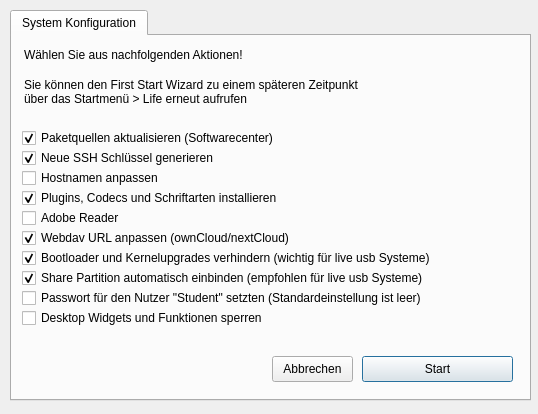
<?xml version="1.0" encoding="UTF-8"?>
<ui version="4.0">
 <author>Xapient</author>
 <class>Dialog</class>
 <widget class="QDialog" name="Dialog">
  <property name="geometry">
   <rect>
    <x>0</x>
    <y>0</y>
    <width>538</width>
    <height>414</height>
   </rect>
  </property>
  <property name="sizePolicy">
   <sizepolicy hsizetype="Preferred" vsizetype="Preferred">
    <horstretch>0</horstretch>
    <verstretch>0</verstretch>
   </sizepolicy>
  </property>
  <property name="windowTitle">
   <string>First Start Wizard</string>
  </property>
  <property name="autoFillBackground">
   <bool>false</bool>
  </property>
  <property name="sizeGripEnabled">
   <bool>false</bool>
  </property>
  <property name="modal">
   <bool>false</bool>
  </property>
  <widget class="QTabWidget" name="tabWidget">
   <property name="geometry">
    <rect>
     <x>10</x>
     <y>10</y>
     <width>521</width>
     <height>391</height>
    </rect>
   </property>
   <property name="font">
    <font>
     <family>Ubuntu</family>
     <weight>50</weight>
     <bold>false</bold>
    </font>
   </property>
   <property name="toolTipDuration">
    <number>-1</number>
   </property>
   <property name="whatsThis">
    <string/>
   </property>
   <property name="accessibleName">
    <string/>
   </property>
   <property name="tabShape">
    <enum>QTabWidget::Rounded</enum>
   </property>
   <property name="currentIndex">
    <number>0</number>
   </property>
   <widget class="QWidget" name="tab">
    <attribute name="title">
     <string>System Konfiguration</string>
    </attribute>
    <widget class="QLabel" name="infolabel">
     <property name="geometry">
      <rect>
       <x>0</x>
       <y>0</y>
       <width>431</width>
       <height>31</height>
      </rect>
     </property>
     <property name="font">
      <font>
       <weight>50</weight>
       <bold>false</bold>
      </font>
     </property>
     <property name="text">
      <string>&lt;html&gt;&lt;head/&gt;&lt;body&gt;&lt;p&gt;Wählen Sie aus nachfolgenden Aktionen!&lt;/p&gt;&lt;/body&gt;&lt;/html&gt;</string>
     </property>
     <property name="alignment">
      <set>Qt::AlignLeading|Qt::AlignLeft|Qt::AlignTop</set>
     </property>
     <property name="wordWrap">
      <bool>true</bool>
     </property>
     <property name="indent">
      <number>12</number>
     </property>
    </widget>
    <widget class="QPushButton" name="start">
     <property name="geometry">
      <rect>
       <x>350</x>
       <y>320</y>
       <width>151</width>
       <height>26</height>
      </rect>
     </property>
     <property name="text">
      <string>Start</string>
     </property>
    </widget>
    <widget class="QCheckBox" name="sources">
     <property name="geometry">
      <rect>
       <x>10</x>
       <y>90</y>
       <width>301</width>
       <height>24</height>
      </rect>
     </property>
     <property name="toolTip">
      <string>Damit der Paketmanager (Appstore/Softwarecenter) funktionieren kann &lt;br&gt;müssen die Softwarelisten verfügbar sein.</string>
     </property>
     <property name="text">
      <string>Paketquellen aktualisieren (Softwarecenter)</string>
     </property>
     <property name="checked">
      <bool>true</bool>
     </property>
    </widget>
    <widget class="QPushButton" name="exit">
     <property name="geometry">
      <rect>
       <x>260</x>
       <y>320</y>
       <width>81</width>
       <height>26</height>
      </rect>
     </property>
     <property name="text">
      <string>Abbrechen</string>
     </property>
    </widget>
    <widget class="QLabel" name="label">
     <property name="geometry">
      <rect>
       <x>440</x>
       <y>0</y>
       <width>59</width>
       <height>51</height>
      </rect>
     </property>
     <property name="text">
      <string/>
     </property>
     <property name="pixmap">
      <pixmap>drive.png</pixmap>
     </property>
    </widget>
    <widget class="QCheckBox" name="webdav">
     <property name="geometry">
      <rect>
       <x>10</x>
       <y>190</y>
       <width>321</width>
       <height>24</height>
      </rect>
     </property>
     <property name="toolTip">
      <string>Das temporäre Einbinden einer Cloud Ressource geschieht über das WebDav Protokoll.&lt;br&gt;Die URL muss hierfür angegeben werden.</string>
     </property>
     <property name="text">
      <string>Webdav URL anpassen (ownCloud/nextCloud)</string>
     </property>
     <property name="checked">
      <bool>true</bool>
     </property>
    </widget>
    <widget class="QCheckBox" name="ssh">
     <property name="geometry">
      <rect>
       <x>10</x>
       <y>110</y>
       <width>251</width>
       <height>24</height>
      </rect>
     </property>
     <property name="toolTip">
      <string>Die SSH Schlüssel müssen auf jedem &quot;live&quot; System einzigartig sein.</string>
     </property>
     <property name="text">
      <string>Neue SSH Schlüssel generieren</string>
     </property>
     <property name="checked">
      <bool>true</bool>
     </property>
    </widget>
    <widget class="QCheckBox" name="hostname">
     <property name="geometry">
      <rect>
       <x>10</x>
       <y>130</y>
       <width>201</width>
       <height>24</height>
      </rect>
     </property>
     <property name="toolTip">
      <string>Der Hostname (Name des Systems) kann geändert werden.</string>
     </property>
     <property name="text">
      <string>Hostnamen anpassen</string>
     </property>
    </widget>
    <widget class="QCheckBox" name="lock">
     <property name="geometry">
      <rect>
       <x>10</x>
       <y>270</y>
       <width>321</width>
       <height>24</height>
      </rect>
     </property>
     <property name="toolTip">
      <string>Um an öffentlich zugängigen Stellen die Konfiguration des Desktops zu verhindern &lt;br&gt; kann dieser gesperrt werden.</string>
     </property>
     <property name="text">
      <string>Desktop Widgets und Funktionen sperren</string>
     </property>
    </widget>
    <widget class="QCheckBox" name="restricted">
     <property name="geometry">
      <rect>
       <x>10</x>
       <y>150</y>
       <width>311</width>
       <height>24</height>
      </rect>
     </property>
     <property name="toolTip">
      <string>Lizensierte Schriftarten, Codecs und Plugins dürfen nicht von dritten distribuiert werden. &lt;br&gt; Die Benutzer des System können diese jedoch nachinstallieren.</string>
     </property>
     <property name="text">
      <string>Plugins, Codecs und Schriftarten installieren</string>
     </property>
     <property name="checked">
      <bool>true</bool>
     </property>
    </widget>
    <widget class="QCheckBox" name="areader">
     <property name="geometry">
      <rect>
       <x>10</x>
       <y>170</y>
       <width>311</width>
       <height>24</height>
      </rect>
     </property>
     <property name="toolTip">
      <string>PDF Dateien mit Formularfeldern werden in diesem&lt;br&gt; sporadisch besser dargestellt als in Okular</string>
     </property>
     <property name="text">
      <string>Adobe Reader</string>
     </property>
     <property name="checked">
      <bool>false</bool>
     </property>
    </widget>
    <widget class="QLabel" name="infolabel_2">
     <property name="geometry">
      <rect>
       <x>0</x>
       <y>30</y>
       <width>431</width>
       <height>51</height>
      </rect>
     </property>
     <property name="font">
      <font>
       <weight>50</weight>
       <bold>false</bold>
      </font>
     </property>
     <property name="text">
      <string>&lt;html&gt;&lt;head/&gt;&lt;body&gt;&lt;p&gt;Sie können den First Start Wizard zu einem späteren Zeitpunkt &lt;br/&gt;über das Startmenü &amp;gt; Life erneut aufrufen&lt;/p&gt;&lt;/body&gt;&lt;/html&gt;</string>
     </property>
     <property name="alignment">
      <set>Qt::AlignLeading|Qt::AlignLeft|Qt::AlignTop</set>
     </property>
     <property name="wordWrap">
      <bool>true</bool>
     </property>
     <property name="indent">
      <number>12</number>
     </property>
    </widget>
    <widget class="QCheckBox" name="block">
     <property name="geometry">
      <rect>
       <x>10</x>
       <y>210</y>
       <width>471</width>
       <height>24</height>
      </rect>
     </property>
     <property name="toolTip">
      <string>Um an öffentlich zugängigen Stellen die Konfiguration des Desktops zu verhindern &lt;br&gt; kann dieser gesperrt werden.</string>
     </property>
     <property name="text">
      <string>Bootloader und Kernelupgrades verhindern (wichtig für live usb Systeme)</string>
     </property>
     <property name="checked">
      <bool>true</bool>
     </property>
    </widget>
    <widget class="QCheckBox" name="share">
     <property name="geometry">
      <rect>
       <x>10</x>
       <y>230</y>
       <width>461</width>
       <height>24</height>
      </rect>
     </property>
     <property name="toolTip">
      <string>Um an öffentlich zugängigen Stellen die Konfiguration des Desktops zu verhindern &lt;br&gt; kann dieser gesperrt werden.</string>
     </property>
     <property name="text">
      <string>Share Partition automatisch einbinden (empfohlen für live usb Systeme)</string>
     </property>
     <property name="checked">
      <bool>true</bool>
     </property>
    </widget>
    <widget class="QCheckBox" name="rootpw">
     <property name="geometry">
      <rect>
       <x>10</x>
       <y>250</y>
       <width>451</width>
       <height>24</height>
      </rect>
     </property>
     <property name="toolTip">
      <string>Um an öffentlich zugängigen Stellen die Konfiguration des Desktops zu verhindern &lt;br&gt; kann dieser gesperrt werden.</string>
     </property>
     <property name="text">
      <string>Passwort für den Nutzer &quot;Student&quot; setzten (Standardeinstellung ist leer)</string>
     </property>
    </widget>
   </widget>
  </widget>
 </widget>
 <resources/>
 <connections/>
</ui>
